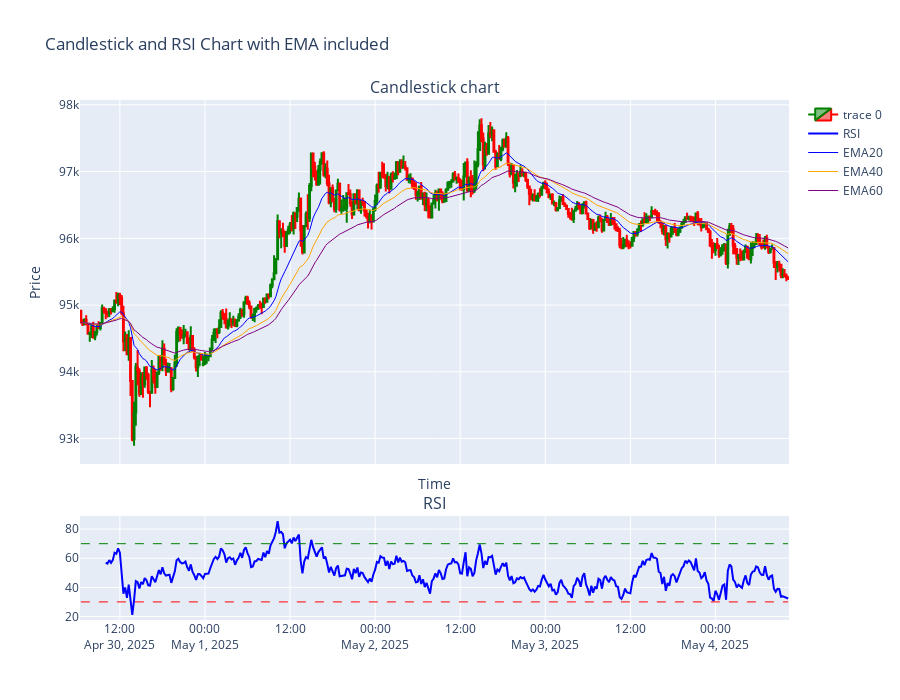

This figure's notebook cell:
### Markdown cell above
### Plot function
```python
Indicators.plot(data: list)
```
The information of `data` contains the indicators you want to show.
Currently support k-Line and all data(k-line, RSI, EMA)

Figure will display SEPARATELY by each elements of data.

### Code cell
# plot the k-line data stored in the object
btc_indicate.plot(["all"])

### Figure 1 — Plotly figure (JSON) as saved in the notebook; plotly's stock layout.template omitted (floating-point values rounded to 4 significant figures; data arrays with more than 128 entries replaced by an {"elided": "..."} marker saying what was removed)
{"data": [{"close": {"elided": "400 float values"}, "decreasing": {"line": {"color": "red"}}, "high": {"elided": "400 float values"}, "increasing": {"line": {"color": "green"}}, "low": {"elided": "400 float values"}, "open": {"elided": "400 float values"}, "type": "candlestick", "x": {"elided": "400 str values"}, "xaxis": "x", "yaxis": "y"}, {"line": {"color": "blue", "width": 2}, "mode": "lines", "name": "RSI", "type": "scatter", "x": {"elided": "400 str values"}, "xaxis": "x2", "y": {"elided": "400 float values"}, "yaxis": "y2"}, {"line": {"color": "blue", "width": 1}, "mode": "lines", "name": "EMA20", "type": "scatter", "x": {"elided": "400 str values"}, "xaxis": "x", "y": {"elided": "400 float values"}, "yaxis": "y"}, {"line": {"color": "orange", "width": 1}, "mode": "lines", "name": "EMA40", "type": "scatter", "x": {"elided": "400 str values"}, "xaxis": "x", "y": {"elided": "400 float values"}, "yaxis": "y"}, {"line": {"color": "purple", "width": 1}, "mode": "lines", "name": "EMA60", "type": "scatter", "x": {"elided": "400 str values"}, "xaxis": "x", "y": {"elided": "400 float values"}, "yaxis": "y"}], "layout": {"annotations": [{"font": {"size": 16}, "showarrow": false, "text": "Candlestick chart", "x": 0.5, "xanchor": "center", "xref": "paper", "y": 1, "yanchor": "bottom", "yref": "paper"}, {"font": {"size": 16}, "showarrow": false, "text": "RSI", "x": 0.5, "xanchor": "center", "xref": "paper", "y": 0.2, "yanchor": "bottom", "yref": "paper"}], "height": 700, "shapes": [{"line": {"color": "red", "dash": "dash", "width": 1}, "type": "line", "x0": "2025-04-30T06:30:00", "x1": "2025-05-04T10:15:00", "xref": "x2", "y0": 30, "y1": 30, "yref": "y2"}, {"line": {"color": "green", "dash": "dash", "width": 1}, "type": "line", "x0": "2025-04-30T06:30:00", "x1": "2025-05-04T10:15:00", "xref": "x2", "y0": 70, "y1": 70, "yref": "y2"}], "title": {"text": "Candlestick and RSI Chart with EMA included"}, "xaxis": {"anchor": "y", "domain": [0, 1], "matches": "x2", "rangeslider": {"visible": false}, "showticklabels": false, "title": {"text": "Time"}}, "xaxis2": {"anchor": "y2", "domain": [0, 1]}, "yaxis": {"anchor": "x", "domain": [0.3, 1], "title": {"text": "Price"}}, "yaxis2": {"anchor": "x2", "domain": [0, 0.2]}}}
